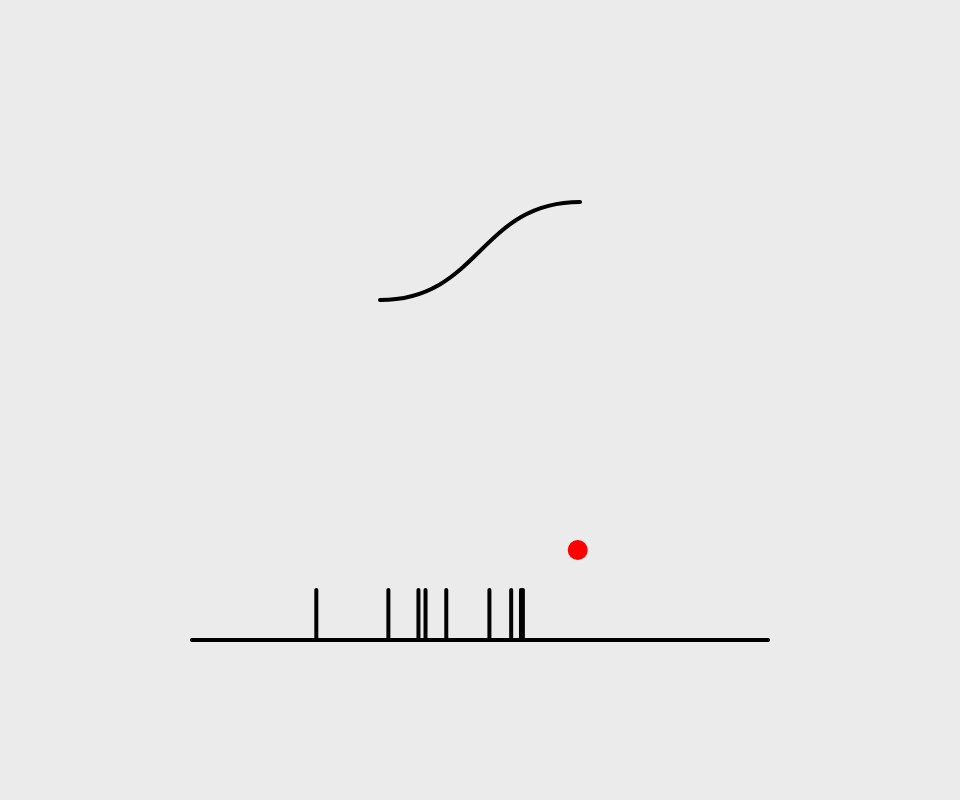
Frame 1 (no input)
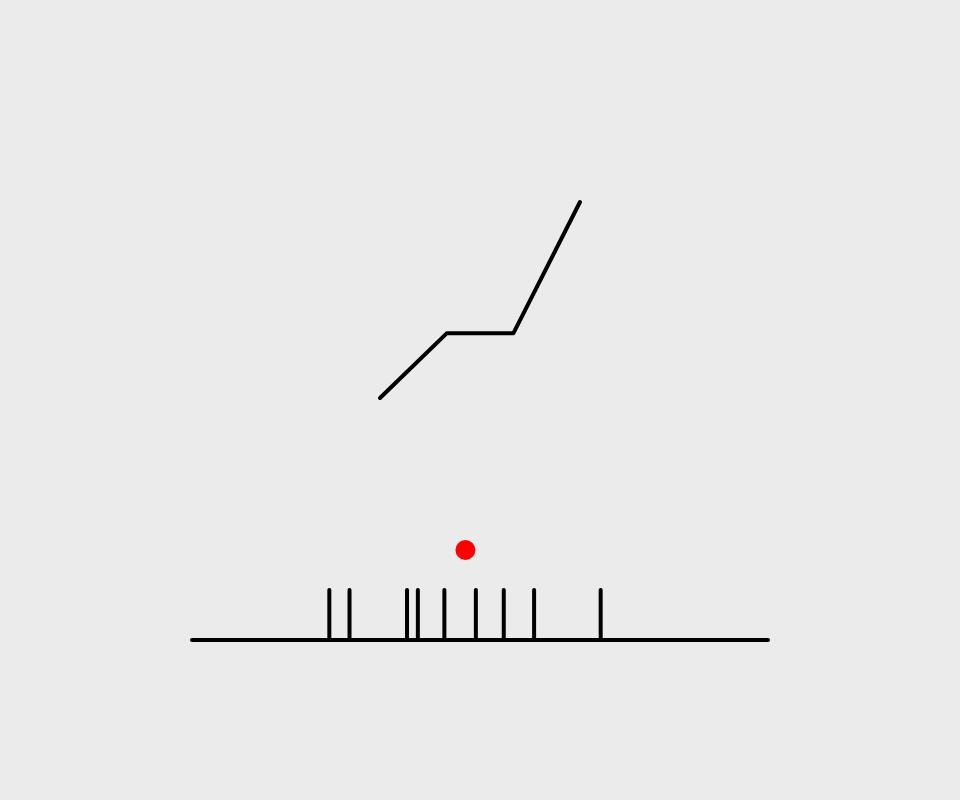
Frame 60 (no input)
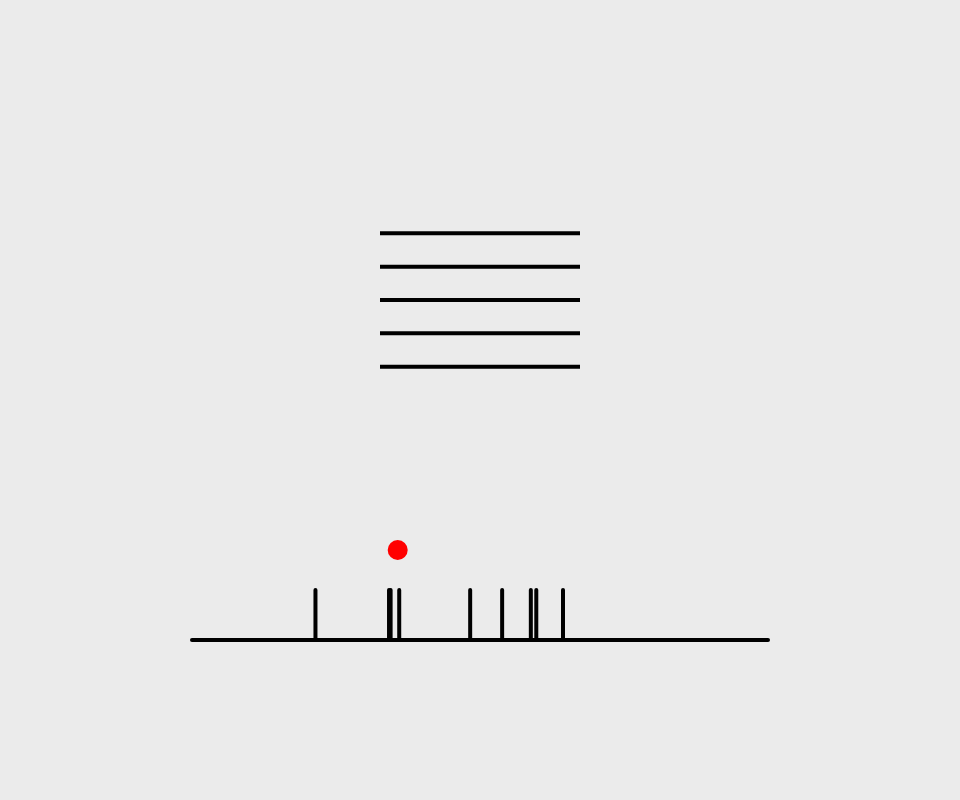
Frame 120 (the mouse pressed at the canvas centre since frame 60)

The p5.js sketch that drew these frames (run headless with seeded random() and noise() and a simulated clock; from frame 60 on, the mouse is pressed at the canvas centre):

// p5.js sketch
// ── sketch.js
// enable strict mode
"use strict";
p5.disableFriendlyErrors = true;

// VARIABLES
// ----------------------------------------------------------
var border = 0;

var sliders = {
  mainNoise: null,
  patternNoise: null
}

// UNITS
var u = {
  wMin: 50,
  wMax: 50,
  hMin: 50,
  hMax: 50,
  w: 200,
  h: 200
}


// selects PATTERNS
var choose = {
  main: 0,
  max: 0,
  local: 0
}

// PATTERNS
var functArray = [
  diagLine,
  triangleDraw,
  circle,
  diagLine2,
  horizontLines,
  lineFigures,
  sineWave,
  curves,
  space
];

var patterns = [];


// NOISE
var n = {
  x : {
    off: 0,
    incr: 0.02
  },
  y : {
    off: 0,
    incr: 0.001
  }
}

var sine = {
  angle: 0,
  scale: 0,
  off: 0,
  offincr: 0.005,
  incr: 3.14/14
}

// CANVAS
var c = {
  w: 800,
  h: 400
}

// POSITION
var p = {
  x: 400,
  y: 200
}

// COLOR
var col = {
  bgnd: 235,
  f: 0,
  s: 0
}

// STROKE
var s = {
  weight: 4,
  off: 0,
  cap: 0,
  join: 0,
  choose: 0
}

// ----------------------------------------------------------

function setup() {
  initPatterns();

  c.w = windowWidth-windowWidth/5;
  c.h = windowHeight-windowHeight/5;

  // initialize sliders
  sliders.mainNoise = createSlider(0, 50, 5);
  sliders.patternNoise = createSlider(0, 50, 5);

  // initialize Variables
  s.off = s.weight/2;
  s.cap = ROUND;
  s.join = ROUND;

  // SETTINGS
  createCanvas(c.w-border, c.h);
  frameRate(20);
  background(col.bgnd);



  p.x = canvas.width/2-u.w/2;
  p.y = canvas.height/4;
}

// ----------------------------------------------------------

function draw() {
  refreshSliders();
  // Assign noise to Array values
  setPatternNoise();

  // sort patterns by value
  patterns.sort(function(a, b) {
    return a.value-b.value;
  });

  // map noise to choose function
  choose.main = map(noise(n.x.off), 0, 1, 0, 100);

  // selects Function according to pattern.name
  graphNoise();
  chooseFunction();

  // NOISE increment
  n.x.off += n.x.incr;
  n.y.off += n.y.incr;
}

// ----------------------------------------------------------
// CORE FUNCTIONS

function initPatterns() {
  for (let i=0; i<functArray.length; i++) {
    patterns[i] = {
      funct: functArray[i],
      value: 0,
      start: random(100000)
    }
  }
}

function setPatternNoise() {
  for (let i=0; i<patterns.length; i++) {
    patterns[i].value = map(noise(n.y.off + patterns[i].start), 0, 1, 0, 100);
  }
}

function chooseFunction() {
  // variable for maximum value in array
  choose.max = patterns[patterns.length-1].value;

  var foundOne = false;
  for (let i=0; i < patterns.length; i++) {
    if (choose.main < patterns[i].value) {
      patterns[i].funct();
      foundOne = true;
    } else if (choose.main > choose.max) {  // use function with lowest value if choose.main exceeds all other values
      patterns[0].funct();
      foundOne = true;
    }
    // break out of loop if function has been found
    if (foundOne) break;
  }
}

function graphNoise() {
  background(col.bgnd);
  stroke(col.s);
  strokeWeight(s.weight);
  strokeCap(s.cap);
  strokeJoin(s.join);
  noFill();

  let long = 50;
  let y = canvas.height-canvas.height/5;
  line(canvas.width/5, y, canvas.width-canvas.width/5, y);
  for (let i=0; i<patterns.length; i++) {
    let x = map(patterns[i].value, 0, 100, canvas.width/5, canvas.width-canvas.width/5);
    line(x, y-long, x, y);
  }
  fill(255,0,0);
  noStroke();
  let dotX = map(choose.main, 0, 100, canvas.width/5, canvas.width-canvas.width/5);
  let dotY = y - 90;
  ellipse(dotX, dotY, 20, 20);
}

function windowResized() {
  c.w = windowWidth-windowWidth/5;
  c.h = windowHeight-windowHeight/5;

  resizeCanvas(c.w-border, c.h);

  p.x = canvas.width/2 - u.w/2;
  p.y = canvas.height/4;
  background(col.bgnd);
}

function refreshSliders() {
  n.x.incr = sliders.mainNoise.value()/1000;
  n.y.incr = sliders.patternNoise.value()/1000;

  sliders.mainNoise.position(windowWidth/10, windowHeight-windowHeight/14);
  sliders.patternNoise.position((windowWidth/10)*2, windowHeight-windowHeight/14);
}

// ----------------------------------------------------------
// PATTERN FUNCTIONS

function diagLine() {
  // STYLING
  stroke(col.s);
  strokeWeight(s.weight);
  strokeCap(s.cap);
  strokeJoin(s.join);
  noFill();

  // PATTERN
  choose.local = round(random(1));
  if (choose.local == 0) {
    line(p.x+s.off, p.y+s.off, p.x+u.w-s.off, p.y+u.h-s.off);
  } else {
    line(p.x+s.off, p.y+u.h-s.off, p.x+u.w-s.off, p.y+s.off);
  }
}

function triangleDraw() {
  choose.local = round(random(1));

  // STYLING
  if (choose.local < 2) {
    fill(col.f);
    noStroke();
  } else {
    noFill();
    stroke(col.s);
    strokeWeight(s.weight);
  }

  // PATTERN
  if (choose.local == 0) {
    triangle(p.x, p.y, p.x+u.w, p.y, p.x, p.y+u.h);
  } else if (choose.local == 1) {
    triangle(p.x+u.w, p.y, p.x+u.w, p.y+u.h, p.x, p.y+u.h);
  }
}

function curves() {
  choose.local = round(random(7));

  // STYLING
  if (choose.local < 4) {
    noFill();
    stroke(col.s);
    strokeWeight(s.weight);
    strokeCap(s.cap);
    strokeJoin(s.join);
  } else {
    fill(col.f);
    noStroke();
  }

  // PATTERN
  if (choose.local == 0) {
    bezier( p.x, p.y+u.h/2, // vertex mid-left
            p.x+u.w/2, p.y+u.h/2,
            p.x+u.w/2, p.y+u.h-s.off,
            p.x+u.w, p.y+u.h-s.off); //vertex down-right
  } else if (choose.local == 1) {
    bezier( p.x+u.w, p.y+u.h/2, // vertex mid-right
            p.x+u.w/2, p.y+u.h/2,
            p.x+u.w/2, p.y+u.h-s.off,
            p.x, p.y+u.h-s.off); //vertex down-left
  } else if (choose.local == 2) {
    bezier( p.x+u.w, p.y+u.h/2, // vertex mid-right
            p.x+u.w/2, p.y+u.h/2,
            p.x+u.w/2, p.y+s.off,
            p.x, p.y+s.off); // vertex up-left
  } else if (choose.local == 3) {
    bezier( p.x, p.y+u.h/2, // vertex mid-left
            p.x+u.w/2, p.y+u.h/2,
            p.x+u.w/2, p.y+s.off,
            p.x+u.w, p.y+s.off); // vertex up-right
  } else if (choose.local == 4) {
    // filled shape
    beginShape();
    vertex (p.x, p.y+u.h/2); // vertex mid-left
    bezierVertex( p.x+u.w/2, p.y+u.h/2,
                  p.x+u.w/2, p.y+u.h,
                  p.x+u.w, p.y+u.h); // vertex down-right
    bezierVertex( p.x+u.w, p.y+u.h,
                  p.x, p.y+u.h,
                  p.x, p.y+u.h); // vertex down-left
    endShape();
  } else if (choose.local == 5) {
    // filled shape
    beginShape();
    vertex (p.x+u.w, p.y+u.h/2); // vertex mid-right
    bezierVertex( p.x+u.w/2, p.y+u.h/2,
                  p.x+u.w/2, p.y+u.h,
                  p.x, p.y+u.h); // vertex down-left
    bezierVertex( p.x, p.y+u.h,
                  p.x+u.w, p.y+u.h,
                  p.x+u.w, p.y+u.h); // vertex down-right
    endShape();
  } else if (choose.local == 6) {
    // filled shape
    beginShape();
    vertex (p.x+u.w, p.y+u.h/2); // vertex mid-right
    bezierVertex( p.x+u.w/2, p.y+u.h/2,
                  p.x+u.w/2, p.y,
                  p.x, p.y); // vertex up-left
    bezierVertex( p.x, p.y,
                  p.x+u.w, p.y,
                  p.x+u.w, p.y); // vertex up-right
    endShape();
  } else if (choose.local == 7) {
    // filled shape
    beginShape();
    vertex (p.x, p.y+u.h/2); // vertex mid-left
    bezierVertex( p.x+u.w/2, p.y+u.h/2,
                  p.x+u.w/2, p.y,
                  p.x+u.w, p.y); // vertex up-right
    bezierVertex( p.x+u.w, p.y,
                  p.x, p.y,
                  p.x, p.y); // vertex up-left
    endShape();
  }
}

function circle() {
  choose.local = round(random(1));
  // Local VARIABLES
  var circleSize = 0;
  var half = {
    off: radians(map(round(random(8)), 0, 8, 0, 360)),  // offset rotation in 45° steps
    start: radians(0),  // set arc to 180°
    end: radians(180)
  }

  // STYLING
  s.choose = round(random(1));
  if (s.choose == 0) {
    noStroke();
    fill(col.f);
  } else {
    noFill();
    stroke(col.s);
    strokeWeight(s.weight);
    strokeCap(s.cap);
    strokeJoin(s.join);
  }

  // determine size of circle
  if (u.w < u.h) {
    circleSize = random(u.w/8, u.w);
  } else {
    circleSize = random(u.h/8, u.h);
  }

  // PATTERN
  if (choose.local == 0) {
    ellipse(p.x+u.w/2, p.y+u.h/2, circleSize, circleSize);
  } else {
    arc(p.x+u.w/2, p.y+u.h/2, circleSize, circleSize, half.start+half.off, half.end+half.off, PIE);
  }
}

function diagLine2() {
  choose.local = round(random(1));

  // STYLING
  stroke(col.s);
  strokeWeight(s.weight);
  strokeCap(s.cap);
  strokeJoin(s.join);
  noFill();

  // PATTERN
  beginShape();
  if (choose.local == 0) {
    vertex(p.x, p.y+s.off);
    vertex(p.x+u.w/3, p.y+u.h/3);
    vertex(p.x+u.w-u.w/3, p.y+u.h/3);
    vertex(p.x+u.w, p.y+u.h-s.off);
  } else {
    vertex(p.x+u.w, p.y+s.off);
    vertex(p.x+u.w-u.w/3, p.y+u.h-u.h/3);
    vertex(p.x+u.w/3, p.y+u.h-u.h/3);
    vertex(p.x, p.y+u.h-s.off);
  }
  endShape();
}

function horizontLines() {
  // local VARIABLES
  var lineMax = round(random(3, 6));
  // STYLING
  stroke(col.s);
  strokeWeight(s.weight);
  strokeCap(PROJECT);
  strokeJoin(s.join);
  noFill();

  // PATTERN
  for (let i=1; i<=lineMax; i++) {
    line(p.x+s.off, p.y+i*u.h/(lineMax+1), p.x+u.w-s.off, p.y+i*u.h/(lineMax+1));
  }
}

function lineFigures() {
  choose.local = round(random(1));

  // local variables
  var ln = {
    min: 3,
    max: 7,
    num: 0,
    choose: 0
  }
  var temp = {
    x: 0,
    y: 0
  }

  // set line count
  ln.num = round(random(ln.min, ln.max));

  // STYLING
  noFill();
  stroke(col.s);
  strokeWeight(s.weight);
  strokeCap(s.cap);
  strokeJoin(s.join);

  // draw Linefigure
  beginShape();
  for (let i=0; i< ln.num; i++) {
    if (choose.local == 0) {
      // x either 0 or u.w
      ln.choose = round(random(1));
      if (ln.choose == 0) {
        temp.x = u.w/6;
      } else {
        temp.x = u.w-u.w/6;
      }
      temp.y = round(random(u.h));
    } else {
      // y either 0 or u.h
      ln.choose = round(random(1));
      if(ln.choose == 0) {
        temp.y = u.h/6;
      } else {
        temp.y = u.h - u.h/6;
      }
      temp.x = round(random(u.w));
    }
    // draw vertices
    vertex(p.x + temp.x, p.y + temp.y);
  }
  endShape();
}

function sineWave() {
  // STYLING
  stroke(col.s);
  strokeWeight(s.weight);
  strokeCap(s.cap);
  strokeJoin(s.join);
  noFill();

  // PATTERN
  beginShape();
  for (let i=0; i<u.w; i++) {
    sine.scale = map(noise(sine.off+6000), 0, 1, 0, u.h/2);
    sine.incr = map(noise(sine.off), 0, 1, PI/180, PI/6);
    var tempY = u.h/2 + (sin(sine.angle) * sine.scale);
    vertex(p.x+i, p.y+tempY);
    // increment noise for sine
    sine.angle += sine.incr;
    sine.off += sine.offincr;
  }
  endShape();
}

function space() {}
